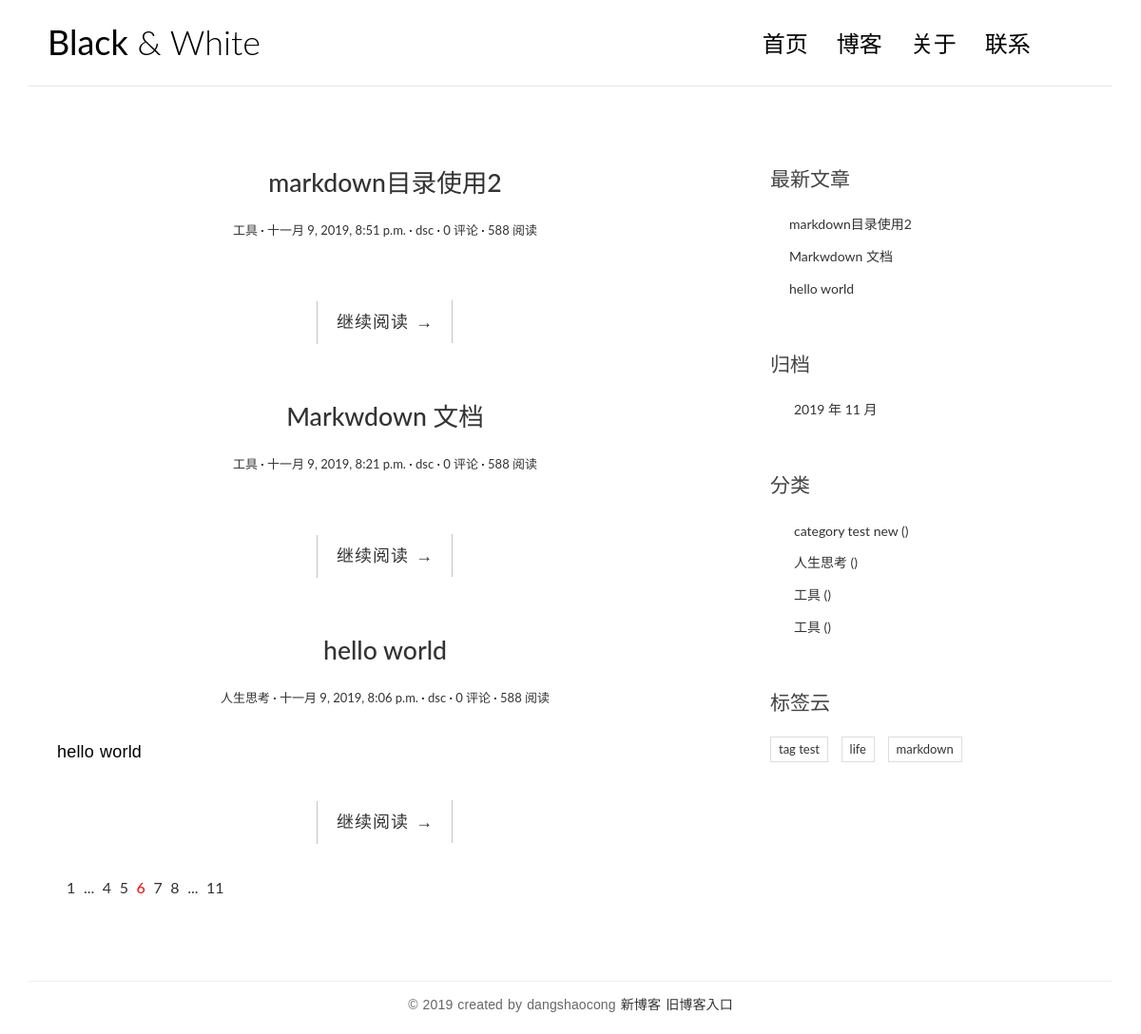
Before: / with the older database file.
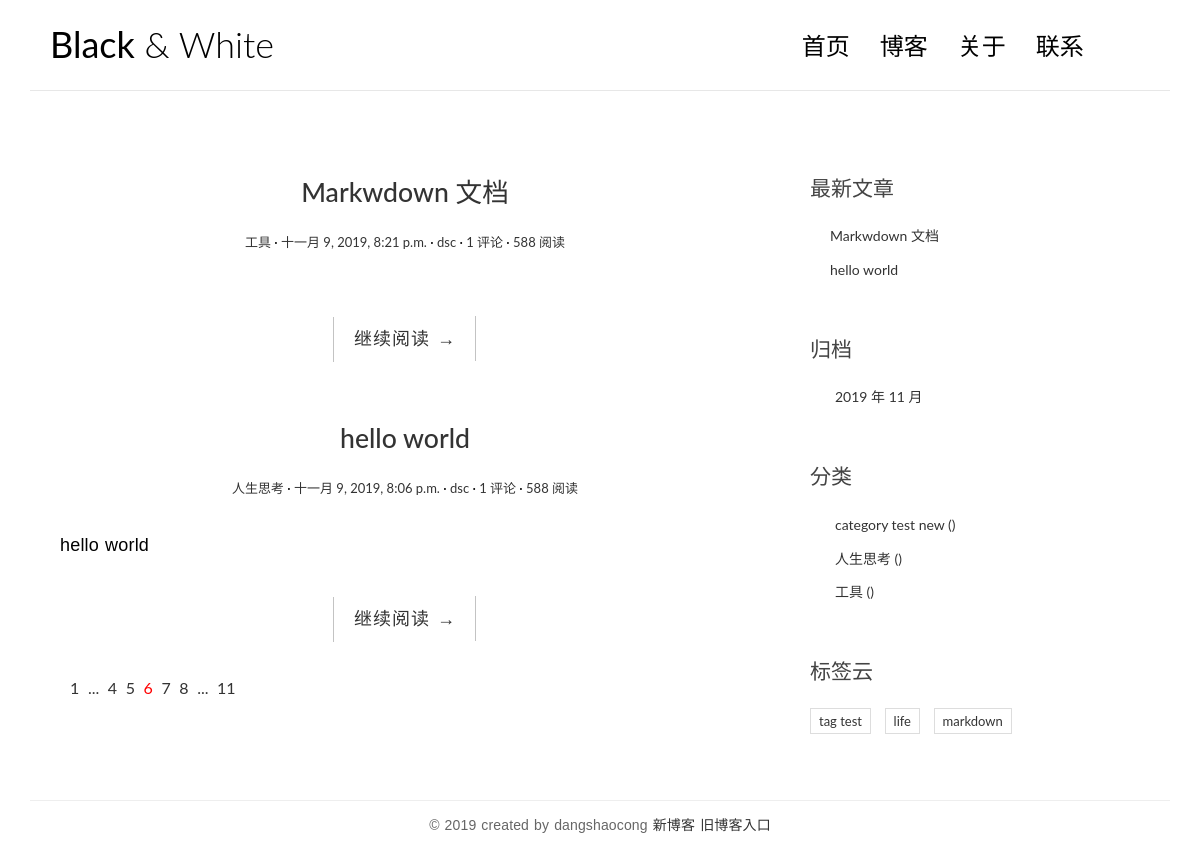
After: the same page with the newer database file.
### blog/models.py (models this page shows, shortened)
class Article(models.Model):
    title = models.CharField('标题', max_length=70)
    body = models.TextField('正文')
    created_time = models.DateTimeField('创建时间', default=timezone.now)
    modified_time = models.DateTimeField('修改时间')
    excerpt = models.CharField('摘要', max_length=200, blank=True)
    category = models.ForeignKey(
        Category,
        verbose_name='分类',
        on_delete=models.CASCADE)
    tags = models.ManyToManyField(Tag, verbose_name='标签', blank=True)
    author = models.ForeignKey(
        User,
        verbose_name='作者',
        on_delete=models.CASCADE)
    class Meta:
        verbose_name = '文章'
        verbose_name_plural = verbose_name
        ordering = ['-created_time']
    def __str__(self):
        return self.title
    def get_absolute_url(self):
        return reverse('blog:detail', kwargs={'pk': self.pk})

class Category(models.Model):
    name = models.CharField(max_length=100)
    class Meta:
        verbose_name = '分类'
        verbose_name_plural = verbose_name

class Tag(models.Model):
    name = models.CharField(max_length=100)
    class Meta:
        verbose_name = '标签'
        verbose_name_plural = verbose_name

### blog/views.py (the view)
# urls.py: path('', views.index, name='index'),
def index(request):
    post_list = Article.objects.all()
    print(post_list)
    return render(request, 'blog/index.html', context={"post_list": post_list
                                                       })

### blog/templatetags/blog_extras.py (called while the page is built)
@register.inclusion_tag('blog/inclusions/_recent_posts.html', takes_context=True)
def show_recent_posts(context, num=5):
    return {
        'recent_post_list': Article.objects.all().order_by('-created_time')[:num],
    }

@register.inclusion_tag('blog/inclusions/_archives.html', takes_context=True)
def show_archives(context):
    return {
        'date_list': Article.objects.dates('created_time','month',order='DESC'),
    }

@register.inclusion_tag('blog/inclusions/_categories.html', takes_context=True)
def show_categories(context):
    return {
        'category_list': Category.objects.all(),
    }

@register.inclusion_tag('blog/inclusions/_tags.html', takes_context=True)
def show_tags(context):
    return {
        'tag_list': Tag.objects.all(),
    }

### templates/blog/index.html
{% extends 'base.html' %}
{% block main %}
    {% for post in post_list %}
                    <article class="post post-{{ post.pk }}">
                         <header class="entry-header">
                            <h1 class="entry-title">
                                <a href="{{ post.get_absolute_url }}">{{ post.title }}</a>
                            </h1>
                            <div class="entry-meta">
                                <span class="post-category"><a href="#">{{ post.category.name }}</a></span>
                                <span class="post-date"><a href="#"><time class="entry-date"
                                                                          datetime="{{ post.created_time }}">{{ post.created_time }}</time></a></span>
                                <span class="post-author"><a href="#">{{ post.author }}</a></span>
                                <span class="comments-link"><a href="{{ post.get_absolute_url }}#comment-area">{{ post.comment_set.count }} 评论</a></span>
                                <span class="views-count"><a href="#">588 阅读</a></span>
                            </div>
                        </header>
                        <div class="entry-content clearfix">
                            <p>{{ post.excerpt }}</p>
                            <div class="read-more cl-effect-14">
                                <a href="{{ post.get_absolute_url }}" class="more-link">继续阅读 <span class="meta-nav">→</span></a>
                            </div>
                        </div>
                    </article>
                {% empty %}
                    <div class="no-post">暂时还没有发布的文章！</div>
                {% endfor %}
    <div class="pagination">
                    <ul>
                        <li><a href="">1</a></li>
                        <li><a href="">...</a></li>
                        <li><a href="">4</a></li>
                        <li><a href="">5</a></li>
                        <li class="current"><a href="">6</a></li>
                        <li><a href="">7</a></li>
                        <li><a href="">8</a></li>
                        <li><a href="">...</a></li>
                        <li><a href="">11</a></li>
                    </ul>
                </div>
{% endblock main %}

### templates/blog/inclusions/_recent_posts.html
<div class="widget widget-recent-posts">
  <h3 class="widget-title">最新文章</h3>
  <ul>
    {% for post in recent_post_list %}
      <li>
        <a href="{{ post.get_absolute_url }}">{{ post.title }}</a>
      </li>
    {% empty %}
      暂无文章！
    {% endfor %}
  </ul>
</div>

### templates/blog/inclusions/_categories.html
<div class="widget widget-category">
  <h3 class="widget-title">分类</h3>
  <ul>
    {% for category in category_list %}
      <li>
        <a href="{% url 'blog:category' category.pk %}">{{ category.name }} <span class="post-count">()</span></a>
      </li>
    {% empty %}
      暂无分类！
    {% endfor %}
  </ul>
</div>

### templates/blog/inclusions/_tags.html
<div class="widget widget-tag-cloud">
  <h3 class="widget-title">标签云</h3>
  <ul>
    {% for tag in tag_list %}
      <li>
        <a href="{% url 'blog:tag' tag.pk %}">{{ tag.name }}</a>
      </li>
    {% empty %}
      暂无标签！
    {% endfor %}
  </ul>
</div>

Changed rows visible on the page:
removed Article: title "markdown目录使用2", category.name "工具", created_time "十一月 9, 2019, 8:51 p.m.", author "dsc", comment_set.count "0"
removed Category: name "工具"
computed for Article "Markwdown 文档": comment_set.count "0" → "1"
computed for Article "hello world": comment_set.count "0" → "1"
